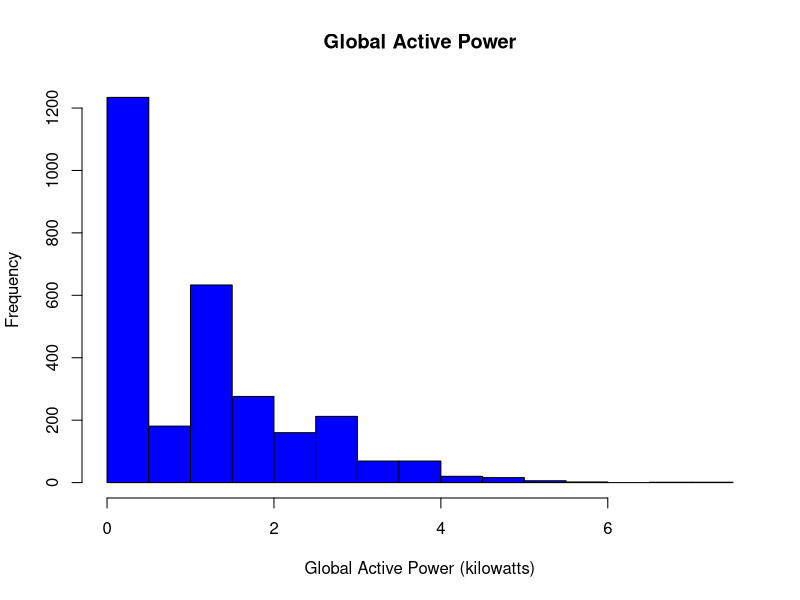

This chart was generated by the following R code:

library(lubridate)
# setwd("C:/Users/Carolyn Hamilton/Desktop/Coursera/ExploratoryAnalysis/Week1Project")

powerdata <- read.csv("powerdata.csv")

png(filename = "plot1.png", width = 480, height = 480)

hist(powerdata$Global_active_power/1000, 
     main = "Global Active Power", col = "blue", 
     xlab = "Global Active Power (kilowatts)"
     )

dev.off()
